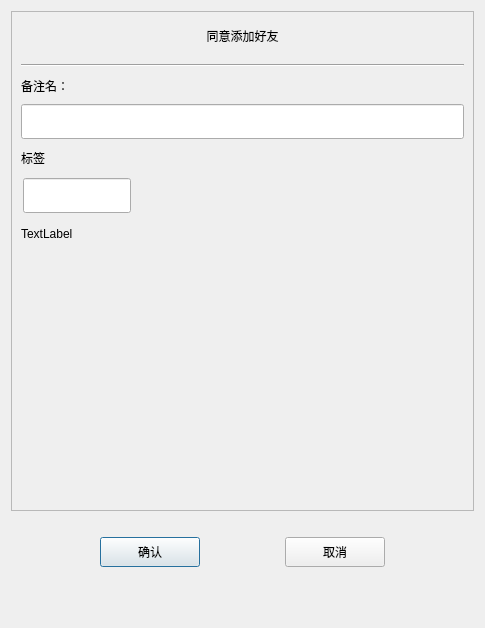
<?xml version="1.0" encoding="UTF-8"?>
<ui version="4.0">
 <class>AuthenFriend</class>
 <widget class="QDialog" name="AuthenFriend">
  <property name="geometry">
   <rect>
    <x>0</x>
    <y>0</y>
    <width>485</width>
    <height>628</height>
   </rect>
  </property>
  <property name="windowTitle">
   <string>Dialog</string>
  </property>
  <layout class="QVBoxLayout" name="verticalLayout">
   <item>
    <widget class="QScrollArea" name="scrollArea">
     <property name="minimumSize">
      <size>
       <width>0</width>
       <height>500</height>
      </size>
     </property>
     <property name="widgetResizable">
      <bool>true</bool>
     </property>
     <widget class="QWidget" name="scrollcontent">
      <property name="geometry">
       <rect>
        <x>0</x>
        <y>0</y>
        <width>465</width>
        <height>498</height>
       </rect>
      </property>
      <layout class="QVBoxLayout" name="verticalLayout_2">
       <property name="spacing">
        <number>7</number>
       </property>
       <property name="leftMargin">
        <number>0</number>
       </property>
       <property name="topMargin">
        <number>11</number>
       </property>
       <property name="rightMargin">
        <number>0</number>
       </property>
       <property name="bottomMargin">
        <number>11</number>
       </property>
       <item>
        <widget class="QLabel" name="apply_lb">
         <property name="minimumSize">
          <size>
           <width>0</width>
           <height>25</height>
          </size>
         </property>
         <property name="maximumSize">
          <size>
           <width>16777215</width>
           <height>25</height>
          </size>
         </property>
         <property name="text">
          <string>同意添加好友</string>
         </property>
         <property name="alignment">
          <set>Qt::AlignCenter</set>
         </property>
        </widget>
       </item>
       <item>
        <widget class="QWidget" name="apply_wid" native="true">
         <layout class="QVBoxLayout" name="verticalLayout_3">
          <item>
           <widget class="Line" name="line">
            <property name="orientation">
             <enum>Qt::Horizontal</enum>
            </property>
           </widget>
          </item>
          <item>
           <widget class="QLabel" name="label_2">
            <property name="minimumSize">
             <size>
              <width>0</width>
              <height>25</height>
             </size>
            </property>
            <property name="maximumSize">
             <size>
              <width>16777215</width>
              <height>25</height>
             </size>
            </property>
            <property name="text">
             <string>备注名：</string>
            </property>
           </widget>
          </item>
          <item>
           <widget class="CustomizeEdit" name="back_ed">
            <property name="minimumSize">
             <size>
              <width>0</width>
              <height>35</height>
             </size>
            </property>
            <property name="maximumSize">
             <size>
              <width>16777215</width>
              <height>35</height>
             </size>
            </property>
           </widget>
          </item>
          <item>
           <widget class="QLabel" name="label_3">
            <property name="minimumSize">
             <size>
              <width>0</width>
              <height>25</height>
             </size>
            </property>
            <property name="maximumSize">
             <size>
              <width>16777215</width>
              <height>25</height>
             </size>
            </property>
            <property name="text">
             <string>标签</string>
            </property>
           </widget>
          </item>
          <item>
           <widget class="QWidget" name="lb_group_wid" native="true">
            <property name="minimumSize">
             <size>
              <width>0</width>
              <height>50</height>
             </size>
            </property>
            <layout class="QVBoxLayout" name="verticalLayout_4">
             <property name="spacing">
              <number>0</number>
             </property>
             <property name="leftMargin">
              <number>0</number>
             </property>
             <property name="topMargin">
              <number>0</number>
             </property>
             <property name="rightMargin">
              <number>0</number>
             </property>
             <property name="bottomMargin">
              <number>0</number>
             </property>
             <item>
              <widget class="QWidget" name="gridWidget" native="true">
               <property name="minimumSize">
                <size>
                 <width>0</width>
                 <height>40</height>
                </size>
               </property>
               <property name="maximumSize">
                <size>
                 <width>16777215</width>
                 <height>40</height>
                </size>
               </property>
               <widget class="CustomizeEdit" name="lb_ed">
                <property name="geometry">
                 <rect>
                  <x>2</x>
                  <y>2</y>
                  <width>108</width>
                  <height>35</height>
                 </rect>
                </property>
                <property name="maximumSize">
                 <size>
                  <width>16777215</width>
                  <height>35</height>
                 </size>
                </property>
               </widget>
              </widget>
             </item>
             <item>
              <widget class="QWidget" name="input_tip_wid" native="true">
               <property name="minimumSize">
                <size>
                 <width>0</width>
                 <height>35</height>
                </size>
               </property>
               <property name="maximumSize">
                <size>
                 <width>16777215</width>
                 <height>35</height>
                </size>
               </property>
               <layout class="QVBoxLayout" name="verticalLayout_5">
                <property name="spacing">
                 <number>0</number>
                </property>
                <property name="leftMargin">
                 <number>0</number>
                </property>
                <property name="topMargin">
                 <number>0</number>
                </property>
                <property name="rightMargin">
                 <number>0</number>
                </property>
                <property name="bottomMargin">
                 <number>0</number>
                </property>
                <item>
                 <widget class="ClickedOnceLabel" name="tip_lb">
                  <property name="text">
                   <string>TextLabel</string>
                  </property>
                 </widget>
                </item>
               </layout>
              </widget>
             </item>
            </layout>
           </widget>
          </item>
          <item>
           <widget class="QWidget" name="widget" native="true">
            <property name="minimumSize">
             <size>
              <width>0</width>
              <height>60</height>
             </size>
            </property>
            <layout class="QHBoxLayout" name="horizontalLayout_2">
             <property name="spacing">
              <number>7</number>
             </property>
             <property name="leftMargin">
              <number>0</number>
             </property>
             <property name="topMargin">
              <number>0</number>
             </property>
             <property name="rightMargin">
              <number>0</number>
             </property>
             <property name="bottomMargin">
              <number>0</number>
             </property>
             <item>
              <widget class="QWidget" name="lb_list" native="true">
               <property name="minimumSize">
                <size>
                 <width>287</width>
                 <height>50</height>
                </size>
               </property>
               <property name="maximumSize">
                <size>
                 <width>287</width>
                 <height>16777215</height>
                </size>
               </property>
              </widget>
             </item>
             <item>
              <widget class="QWidget" name="more_lb_wid" native="true">
               <property name="minimumSize">
                <size>
                 <width>30</width>
                 <height>0</height>
                </size>
               </property>
               <property name="maximumSize">
                <size>
                 <width>30</width>
                 <height>16777215</height>
                </size>
               </property>
               <layout class="QVBoxLayout" name="verticalLayout_6">
                <property name="spacing">
                 <number>0</number>
                </property>
                <property name="leftMargin">
                 <number>0</number>
                </property>
                <item>
                 <spacer name="verticalSpacer_3">
                  <property name="orientation">
                   <enum>Qt::Vertical</enum>
                  </property>
                  <property name="sizeHint" stdset="0">
                   <size>
                    <width>20</width>
                    <height>40</height>
                   </size>
                  </property>
                 </spacer>
                </item>
                <item>
                 <widget class="ClickedOnceLabel" name="more_lb">
                  <property name="minimumSize">
                   <size>
                    <width>25</width>
                    <height>25</height>
                   </size>
                  </property>
                  <property name="maximumSize">
                   <size>
                    <width>25</width>
                    <height>25</height>
                   </size>
                  </property>
                  <property name="text">
                   <string/>
                  </property>
                 </widget>
                </item>
                <item>
                 <spacer name="verticalSpacer_4">
                  <property name="orientation">
                   <enum>Qt::Vertical</enum>
                  </property>
                  <property name="sizeHint" stdset="0">
                   <size>
                    <width>20</width>
                    <height>40</height>
                   </size>
                  </property>
                 </spacer>
                </item>
               </layout>
              </widget>
             </item>
            </layout>
           </widget>
          </item>
         </layout>
        </widget>
       </item>
      </layout>
     </widget>
    </widget>
   </item>
   <item>
    <spacer name="verticalSpacer">
     <property name="orientation">
      <enum>Qt::Vertical</enum>
     </property>
     <property name="sizeType">
      <enum>QSizePolicy::Fixed</enum>
     </property>
     <property name="sizeHint" stdset="0">
      <size>
       <width>20</width>
       <height>10</height>
      </size>
     </property>
    </spacer>
   </item>
   <item>
    <widget class="QWidget" name="apply_sure_wid" native="true">
     <property name="minimumSize">
      <size>
       <width>0</width>
       <height>50</height>
      </size>
     </property>
     <layout class="QHBoxLayout" name="horizontalLayout">
      <item>
       <spacer name="horizontalSpacer">
        <property name="orientation">
         <enum>Qt::Horizontal</enum>
        </property>
        <property name="sizeHint" stdset="0">
         <size>
          <width>40</width>
          <height>20</height>
         </size>
        </property>
       </spacer>
      </item>
      <item>
       <widget class="ClickedBtn" name="sure_btn">
        <property name="minimumSize">
         <size>
          <width>100</width>
          <height>30</height>
         </size>
        </property>
        <property name="maximumSize">
         <size>
          <width>100</width>
          <height>30</height>
         </size>
        </property>
        <property name="text">
         <string>确认</string>
        </property>
       </widget>
      </item>
      <item>
       <spacer name="horizontalSpacer_2">
        <property name="orientation">
         <enum>Qt::Horizontal</enum>
        </property>
        <property name="sizeHint" stdset="0">
         <size>
          <width>40</width>
          <height>20</height>
         </size>
        </property>
       </spacer>
      </item>
      <item>
       <widget class="ClickedBtn" name="cancel_btn">
        <property name="minimumSize">
         <size>
          <width>100</width>
          <height>30</height>
         </size>
        </property>
        <property name="maximumSize">
         <size>
          <width>100</width>
          <height>30</height>
         </size>
        </property>
        <property name="text">
         <string>取消</string>
        </property>
       </widget>
      </item>
      <item>
       <spacer name="horizontalSpacer_3">
        <property name="orientation">
         <enum>Qt::Horizontal</enum>
        </property>
        <property name="sizeHint" stdset="0">
         <size>
          <width>40</width>
          <height>20</height>
         </size>
        </property>
       </spacer>
      </item>
     </layout>
    </widget>
   </item>
   <item>
    <spacer name="verticalSpacer_2">
     <property name="orientation">
      <enum>Qt::Vertical</enum>
     </property>
     <property name="sizeType">
      <enum>QSizePolicy::Expanding</enum>
     </property>
     <property name="sizeHint" stdset="0">
      <size>
       <width>20</width>
       <height>26</height>
      </size>
     </property>
    </spacer>
   </item>
  </layout>
 </widget>
 <customwidgets>
  <customwidget>
   <class>ClickedBtn</class>
   <extends>QPushButton</extends>
   <header location="global">clickedbtn.h</header>
  </customwidget>
  <customwidget>
   <class>CustomizeEdit</class>
   <extends>QLineEdit</extends>
   <header location="global">customizeedit.h</header>
  </customwidget>
  <customwidget>
   <class>ClickedOnceLabel</class>
   <extends>QLabel</extends>
   <header location="global">clickedoncelabel.h</header>
  </customwidget>
 </customwidgets>
 <resources/>
 <connections/>
</ui>
